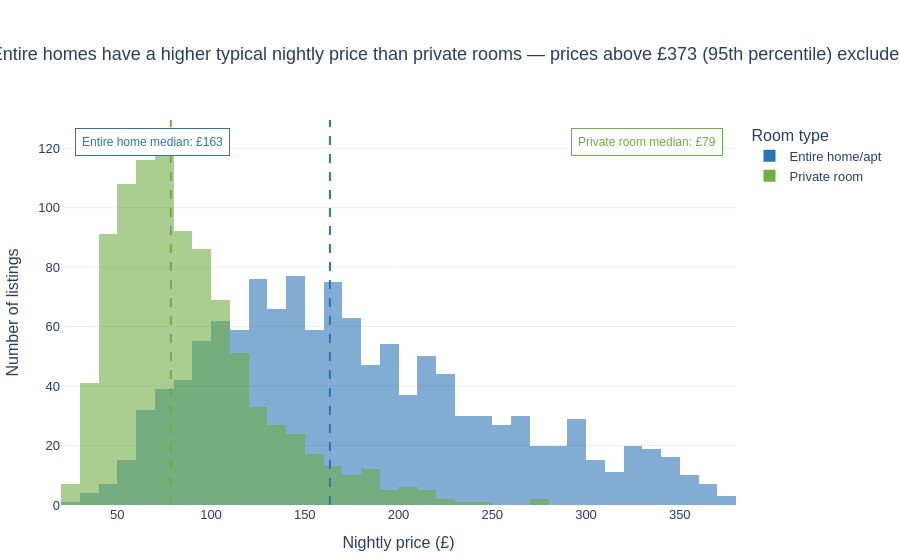

The notebook cell this image was saved under:
### Markdown cell above
## Task 1 — Histogram: price by room type (overlapping distributions)

**What to build:** A histogram showing price distributions for **Entire home/apt vs Private room** (exclude Shared room — too few observations) overlaid on the same chart.

**Requirements:**
- Both room types on the same chart (use `color='room_type'`)
- `barmode='overlay'` with `opacity=0.6` so both distributions are visible
- A vertical line for the median of EACH room type, differently coloured
- Insight title comparing the two distributions

> 💡 `df_cap[df_cap['room_type'].isin(['Entire home/apt','Private room'])]`

### Code cell
# Task 1
# Keep the two requested room types; shared rooms are excluded.
room_types = ['Entire home/apt', 'Private room']

price_rooms = df_cap.loc[
    df_cap['room_type'].isin(room_types)
].copy()

# Calculate median prices.
medians = price_rooms.groupby('room_type')['price'].median()

room_colours = {
    'Entire home/apt': '#2E75B6',
    'Private room': '#70AD47'
}

# Create histogram.
fig = px.histogram(
    price_rooms,
    x='price',
    color='room_type',
    barmode='overlay',
    opacity=0.6,
    nbins=50,
    color_discrete_map=room_colours,
    category_orders={'room_type': room_types},
    labels={
        'price': 'Nightly price (£)',
        'count': 'Number of listings',
        'room_type': 'Room type'
    },
    height=560
)

# Add median lines without annotations.
fig.add_vline(
    x=medians['Entire home/apt'],
    line_dash='dash',
    line_color=room_colours['Entire home/apt'],
    line_width=2
)

fig.add_vline(
    x=medians['Private room'],
    line_dash='dash',
    line_color=room_colours['Private room'],
    line_width=2
)

# Place labels in fixed positions at opposite sides of the chart.
fig.add_annotation(
    x=0.02,
    y=0.98,
    xref='paper',
    yref='paper',
    text=f"Entire home median: £{medians['Entire home/apt']:.0f}",
    showarrow=False,
    xanchor='left',
    yanchor='top',
    font=dict(color=room_colours['Entire home/apt'], size=12),
    bgcolor='white',
    bordercolor=room_colours['Entire home/apt'],
    borderwidth=1,
    borderpad=6
)

fig.add_annotation(
    x=0.98,
    y=0.98,
    xref='paper',
    yref='paper',
    text=f"Private room median: £{medians['Private room']:.0f}",
    showarrow=False,
    xanchor='right',
    yanchor='top',
    font=dict(color=room_colours['Private room'], size=12),
    bgcolor='white',
    bordercolor=room_colours['Private room'],
    borderwidth=1,
    borderpad=6
)

# Improve layout.
fig.update_layout(
    title=dict(
        text=(
            f"Entire homes have a higher typical nightly price than "
            f"private rooms — prices above £{p95:.0f} "
            f"(95th percentile) excluded"
        ),
        x=0.5,
        xanchor='center'
    ),
    plot_bgcolor='white',
    paper_bgcolor='white',
    font=dict(family='Arial', size=13),
    yaxis=dict(
        gridcolor='#EEEEEE',
        title='Number of listings'
    ),
    xaxis=dict(
        showgrid=False,
        title='Nightly price (£)'
    ),
    legend_title_text='Room type',
    margin=dict(l=60, r=60, t=120, b=50)
)

fig.show()

### Figure 1 — Plotly figure (JSON) as saved in the notebook; plotly's stock layout.template omitted (floating-point values rounded to 4 significant figures; data arrays with more than 128 entries replaced by an {"elided": "..."} marker saying what was removed)
{"data": [{"alignmentgroup": "True", "bingroup": "x", "hovertemplate": "Room type=Entire home/apt<br>Nightly price (£)=%{x}<br>count=%{y}<extra></extra>", "legendgroup": "Entire home/apt", "marker": {"color": "#2E75B6", "opacity": 0.6, "pattern": {"shape": ""}}, "name": "Entire home/apt", "nbinsx": 50, "offsetgroup": "Entire home/apt", "orientation": "v", "showlegend": true, "type": "histogram", "x": {"elided": "1251 float values"}, "xaxis": "x", "yaxis": "y"}, {"alignmentgroup": "True", "bingroup": "x", "hovertemplate": "Room type=Private room<br>Nightly price (£)=%{x}<br>count=%{y}<extra></extra>", "legendgroup": "Private room", "marker": {"color": "#70AD47", "opacity": 0.6, "pattern": {"shape": ""}}, "name": "Private room", "nbinsx": 50, "offsetgroup": "Private room", "orientation": "v", "showlegend": true, "type": "histogram", "x": {"elided": "942 float values"}, "xaxis": "x", "yaxis": "y"}], "layout": {"annotations": [{"bgcolor": "white", "bordercolor": "#2E75B6", "borderpad": 6, "borderwidth": 1, "font": {"color": "#2E75B6", "size": 12}, "showarrow": false, "text": "Entire home median: £163", "x": 0.02, "xanchor": "left", "xref": "paper", "y": 0.98, "yanchor": "top", "yref": "paper"}, {"bgcolor": "white", "bordercolor": "#70AD47", "borderpad": 6, "borderwidth": 1, "font": {"color": "#70AD47", "size": 12}, "showarrow": false, "text": "Private room median: £79", "x": 0.98, "xanchor": "right", "xref": "paper", "y": 0.98, "yanchor": "top", "yref": "paper"}], "barmode": "overlay", "font": {"family": "Arial", "size": 13}, "height": 560, "legend": {"title": {"text": "Room type"}, "tracegroupgap": 0}, "margin": {"b": 50, "l": 60, "r": 60, "t": 120}, "paper_bgcolor": "white", "plot_bgcolor": "white", "shapes": [{"line": {"color": "#2E75B6", "dash": "dash", "width": 2}, "type": "line", "x0": 163.4, "x1": 163.4, "xref": "x", "y0": 0, "y1": 1, "yref": "y domain"}, {"line": {"color": "#70AD47", "dash": "dash", "width": 2}, "type": "line", "x0": 78.57, "x1": 78.57, "xref": "x", "y0": 0, "y1": 1, "yref": "y domain"}], "title": {"text": "Entire homes have a higher typical nightly price than private rooms — prices above £373 (95th percentile) excluded", "x": 0.5, "xanchor": "center"}, "xaxis": {"anchor": "y", "domain": [0, 1], "showgrid": false, "title": {"text": "Nightly price (£)"}}, "yaxis": {"anchor": "x", "domain": [0, 1], "gridcolor": "#EEEEEE", "title": {"text": "Number of listings"}}}}
